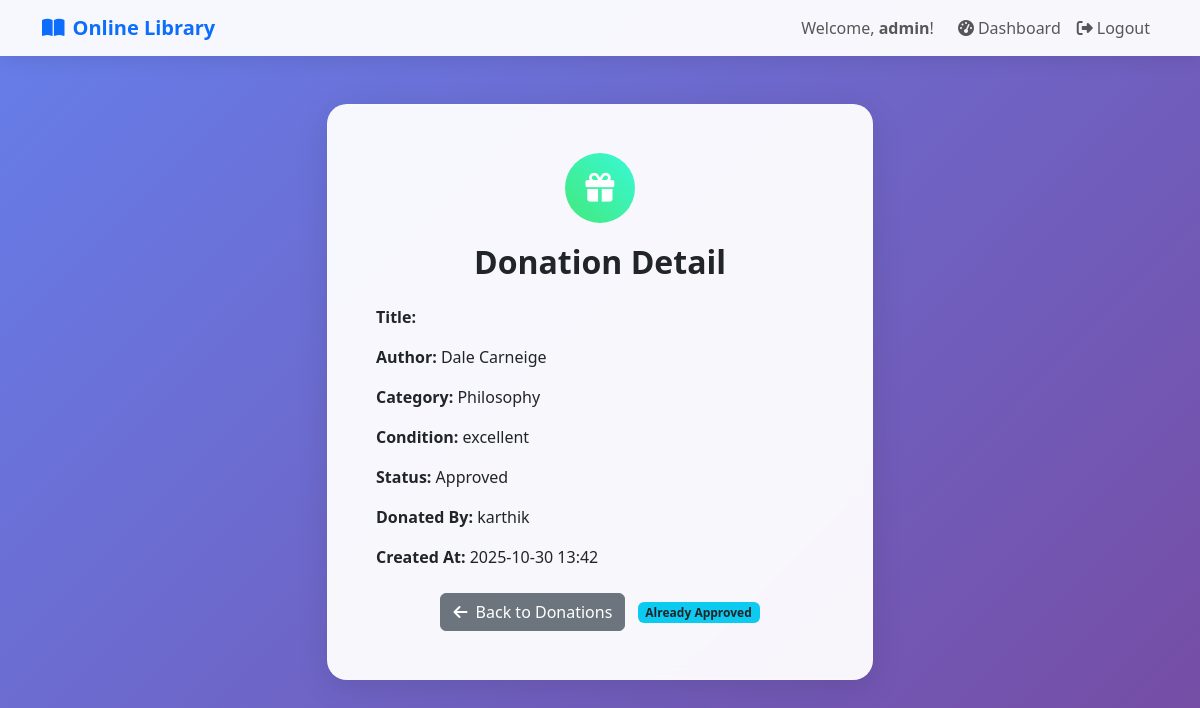
The page /dashboard/donations/1/ (signed in) on the database its author committed.
### catalog/models.py (models this page shows, shortened)
class CustomUser(AbstractUser):
    ROLE_CHOICES = (
        ('admin', 'Admin'),
        ('user', 'User'),
    )
    role = models.CharField(max_length=10, choices=ROLE_CHOICES, default='user')

class Donation(models.Model):
    STATUS_CHOICES = (
        ('pending', 'Pending'),
        ('approved', 'Approved'),
        ('rejected', 'Rejected'),
    )
    user = models.ForeignKey(settings.AUTH_USER_MODEL, on_delete=models.CASCADE)
    book_title = models.CharField(max_length=255)
    author = models.CharField(max_length=255)
    category = models.ForeignKey(Category, on_delete=models.SET_NULL, null=True, blank=True)
    condition = models.CharField(max_length=100, default="Good")
    description = models.TextField(blank=True, null=True)
    status = models.CharField(max_length=10, choices=STATUS_CHOICES, default='pending')
    created_at = models.DateTimeField(auto_now_add=True)
    updated_at = models.DateTimeField(auto_now=True)

class Category(models.Model):
    name = models.CharField(max_length=100, unique=True)

### catalog/views.py (the view)
# urls.py: path("dashboard/donations/<int:donation_id>/", views.donation_detail, name="donation_detail"),
@login_required
def donation_detail(request, donation_id):
    donation = get_object_or_404(Donation, id=donation_id)
    return render(request, 'catalog/donation_detail.html', {'donation': donation})

### templates/catalog/donation_detail.html (shortened to what this page needs)
{% extends "catalog/base.html" %}
{% block content %}
<div class="container py-5">
    <div class="row justify-content-center">
        <div class="col-md-8 col-lg-6">
            <div class="glass-card p-4 p-md-5">
                <div class="text-center mb-4">
                    <div class="feature-icon" style="width: 70px; height: 70px; font-size: 1.8rem; background: linear-gradient(45deg, #43e97b, #38f9d7);">
                        <i class="fas fa-gift"></i>
                    </div>
                    <h2 class="fw-bold">Donation Detail</h2>
                </div>
                <div class="mb-3">
                    <strong>Title:</strong> {{ donation.title }}
                </div>
                <div class="mb-3">
                    <strong>Author:</strong> {{ donation.author }}
                </div>
                <div class="mb-3">
                    <strong>Category:</strong> {{ donation.category.name|default:"N/A" }}
                </div>
                <div class="mb-3">
                    <strong>Condition:</strong> {{ donation.condition }}
                </div>
                <div class="mb-3">
                    <strong>Status:</strong> {{ donation.status|capfirst }}
                </div>
                <div class="mb-3">
                    <strong>Donated By:</strong> {{ donation.user.username }}
                </div>
                <div class="mb-3">
                    <strong>Created At:</strong> {{ donation.created_at|date:"Y-m-d H:i" }}
                </div>
                <div class="text-center mt-4">
                    <a href="{% url 'donation_list' %}" class="btn btn-secondary me-2">
                        <i class="fas fa-arrow-left me-1"></i> Back to Donations
                    </a>
                    {% if request.user.is_superuser or request.user.role == 'admin' %}
                        {% if donation.status == 'pending' %}
                            <form action="{% url 'approve_donation' donation.id %}" method="post" style="display:inline;">
                                {% csrf_token %}
                                <button type="submit" class="btn btn-success me-2">
                                    <i class="fas fa-check me-1"></i> Approve
                                </button>
                            </form>
                            <form action="{% url 'reject_donation' donation.id %}" method="post" style="display:inline;">
                                {% csrf_token %}
                                <button type="submit" class="btn btn-danger">
                                    <i class="fas fa-times me-1"></i> Reject
                                </button>
                            </form>
                        {% else %}
                            <span class="badge bg-info text-dark">Already {{ donation.status|capfirst }}</span>
                        {% endif %}
                    {% endif %}
                </div>
            </div>
        </div>
    </div>
</div>
{% endblock %}

### templates/catalog/base.html (shortened to what this page needs)
{% load static %}
<!DOCTYPE html>
<html lang="en">
<head>
    <link href="https://cdn.jsdelivr.net/npm/bootstrap@5.3.2/dist/css/bootstrap.min.css" rel="stylesheet">
    <link href="https://cdnjs.cloudflare.com/ajax/libs/font-awesome/6.4.0/css/all.min.css" rel="stylesheet">
</head>
<body>
    <nav class="navbar navbar-expand-lg navbar-light nav-glass">
        <div class="container">
            <a class="navbar-brand fw-bold text-primary" href="{% url 'home' %}">
                <i class="fas fa-book-open me-2"></i>Online Library
            </a>
            <div class="navbar-nav ms-auto">
                {% if user.is_authenticated %}
                    <span class="navbar-text me-3">Welcome, <strong>{{ user.username }}</strong>!</span>
                    <a class="nav-link" href="{% url 'dashboard' %}"><i class="fas fa-tachometer-alt me-1"></i>Dashboard</a>
                <form method="post" action="{% url 'logout' %}" class="d-inline">
                    <button type="submit" class="nav-link btn btn-link" style="border: none; background: none; cursor: pointer;">
                        <i class="fas fa-sign-out-alt me-1"></i>Logout
                    </button>
                </form>
                {% else %}
                    <a class="nav-link" href="{% url 'login' %}"><i class="fas fa-sign-in-alt me-1"></i>Login</a>
                    <a class="nav-link" href="{% url 'register' %}"><i class="fas fa-user-plus me-1"></i>Register</a>
                {% endif %}
            </div>
        </div>
    </nav>
    {% block content %}{% endblock %}
</body>
</html>

### templates/catalog/base.html (style rules this page uses)
:root { --primary: #2c3e50; --secondary: #3498db; --success: #27ae60; --warning: #f39c12; --danger: #e74c3c; --light: #ecf0f1; --dark: #2c3e50; }
body { font-family: 'Segoe UI', Tahoma, Geneva, Verdana, sans-serif; background: linear-gradient(135deg, #667eea 0%, #764ba2 100%); min-height: 100vh; }
.glass-card { background: rgba(255, 255, 255, 0.95); backdrop-filter: blur(10px); border-radius: 20px; border: 1px solid rgba(255, 255, 255, 0.2); box-shadow: 0 8px 32px rgba(0, 0, 0, 0.1); }
.nav-glass { background: rgba(255, 255, 255, 0.95) !important; backdrop-filter: blur(10px); box-shadow: 0 2px 20px rgba(0, 0, 0, 0.1); }
.feature-icon { width: 80px; height: 80px; background: linear-gradient(45deg, #667eea, #764ba2); border-radius: 50%; display: flex; align-items: center; justify-content: center; margin: 0 auto 20px; font-size: 2rem; color: white; }

### rows shown on the page
CustomUser: username "admin"
Donation: author "Dale Carneige", category.name "Philosophy", condition "excellent", status "Approved", user.username "karthik", created_at "2025-10-30 13:42"
